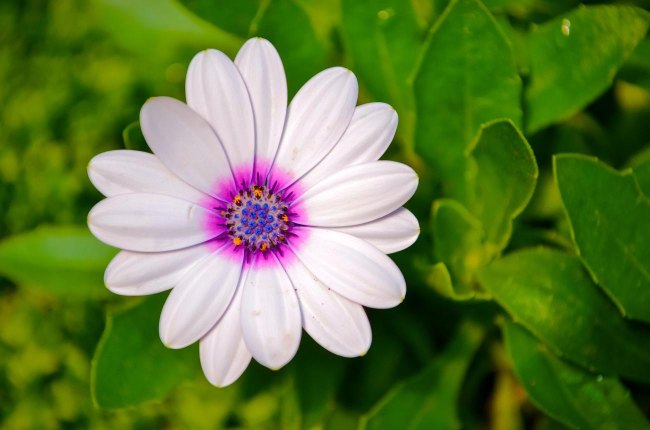
#> input picture flower.jpeg, 1299 x 860 px, found by its file name (shown at 1/2 size)
$ python exp13.py
#> lines starting #> are read from the running program, lines starting #| are printed output that depends on the picture
import cv2
import numpy as np

img = cv2.imread("flower.jpeg")
#> img is the input picture: shape (860, 1299, 3); mean B, G, R 60.4, 123.8, 99.4
img = cv2.resize(img, (500, 350))
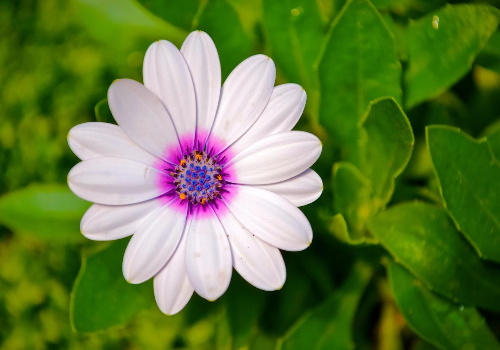
#> img: shape (350, 500, 3); mean B, G, R 60.3, 123.7, 99.3
h, w = img.shape[:2]
#> h = 350; w = 500

p1 = np.float32([[0, 0], [w-1, 0], [0, h-1]])
#> p1 = [[0, 0], [499, 0], [0, 349]]
p2 = np.float32([[50, 50], [w-51, 50], [50, h-51]])
#> p2 = [[50, 50], [449, 50], [50, 299]]

M = cv2.getAffineTransform(p1, p2)
#> M = [[0.8, 0, 50], [0, 0.713, 50]]
result = cv2.warpAffine(img, M, (w, h))
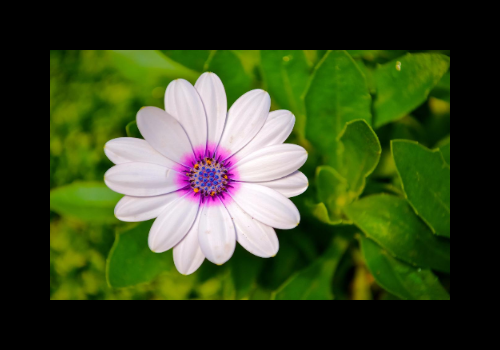
#> result: shape (350, 500, 3); mean B, G, R 34.4, 70.7, 56.7

cv2.imshow("Original Image", img)
cv2.imshow("Affine Transformation", result)
cv2.waitKey(0)
cv2.destroyAllWindows()
